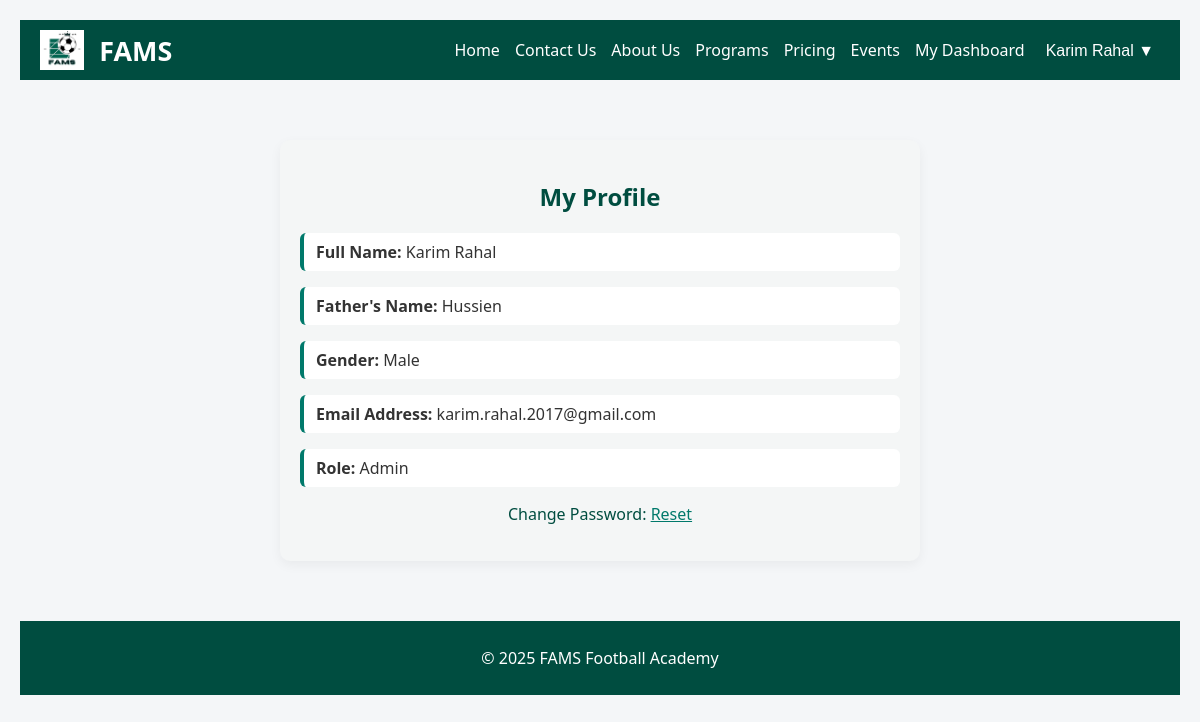
The app's page /profile.php (signed in) with its own data.
### tables this page shows
CREATE TABLE `users` (
  `id` int(11) NOT NULL,
  `full_name` varchar(100) NOT NULL,
  `father_name` varchar(100) NOT NULL,
  `gender` enum('Male','Female','Other') NOT NULL,
  `age` int(11) NOT NULL,
  `email` varchar(100) NOT NULL,
  `password_hash` varchar(255) NOT NULL,
  `created_at` timestamp NOT NULL DEFAULT current_timestamp(),
  `role` enum('NONE','Admin','Player','Coach') NOT NULL DEFAULT 'NONE',
  `plan` enum('U15','U18','U21','NONE') DEFAULT 'NONE',
  `total_attended` int(11) DEFAULT 0,
  `total_absent` int(11) DEFAULT 0,
  `coach_type` enum('Head Coach','Assistant Coach','Goalkeeping Coach','Fitness Coach') DEFAULT NULL,
  `coach_team` enum('U15','U18','U21') DEFAULT NULL
);

### profile.php (the view, shortened to what this page needs)
<?php
include 'includes/db.php';
include 'includes/header.php';
$user_id = $_SESSION['user_id'] ?? null;
$stmt = $conn->prepare("SELECT full_name, father_name, gender, email, role, plan, total_attended, total_absent, coach_type, coach_team FROM users WHERE id = ?");
$stmt->bind_param("i", $user_id);
$stmt->execute();
$stmt->bind_result($name, $fathername, $gender, $email, $role, $plan, $attended, $absent, $coach_type, $coach_team);
?>
<div class="profile-container">
    <h2>My Profile</h2>
    <div class="profile-card">
        <p><strong>Full Name:</strong> <?= htmlspecialchars($name) ?></p>
        <p><strong>Father's Name:</strong> <?= htmlspecialchars($fathername) ?></p>
        <p><strong>Gender:</strong> <?= htmlspecialchars($gender) ?></p>
        <p><strong>Email Address:</strong> <?= htmlspecialchars($email) ?></p>
        <p><strong>Role:</strong> <?= htmlspecialchars($role) ?></p>
    </div>
    <p class="underbtn">Change Password: <a href="reset.php">Reset</a> </p>
</div>
<?php require_once 'includes/footer.php'; ?>

### assets/css/style.css (style rules this page uses)
body { font-family: "DM Sans", sans-serif; margin: 0; padding: 0; background: #f5f5f5; }
.underbtn { color: #004d40; text-align: center; }
.underbtn a { color:#00796b; }
.profile-container { max-width: 600px; margin: 40px auto; padding: 20px; background: #f4f6f6; border-radius: 10px; box-shadow: 0 4px 12px rgba(0,0,0,0.05); }
.profile-container h2 { margin-bottom: 20px; color: #004d40; text-align: center; }
.profile-card p { font-size: 16px; margin-bottom: 12px; padding: 8px 12px; background-color: #fff; border-left: 4px solid #00796b; border-radius: 6px; }
body { font-family: 'Segoe UI', Tahoma, Geneva, Verdana, sans-serif; background-color: #f4f6f8; margin: 0; padding: 20px; color: #333; }
h2 { text-align: center; color: #004d40; margin-bottom: 30px; }

### records on screen
users: full_name "Karim Rahal", father_name "Hussien", gender "Male", email "karim.rahal.2017@gmail.com", role "Admin"

### other values on screen
$_SESSION['user_name'] "Karim Rahal"
